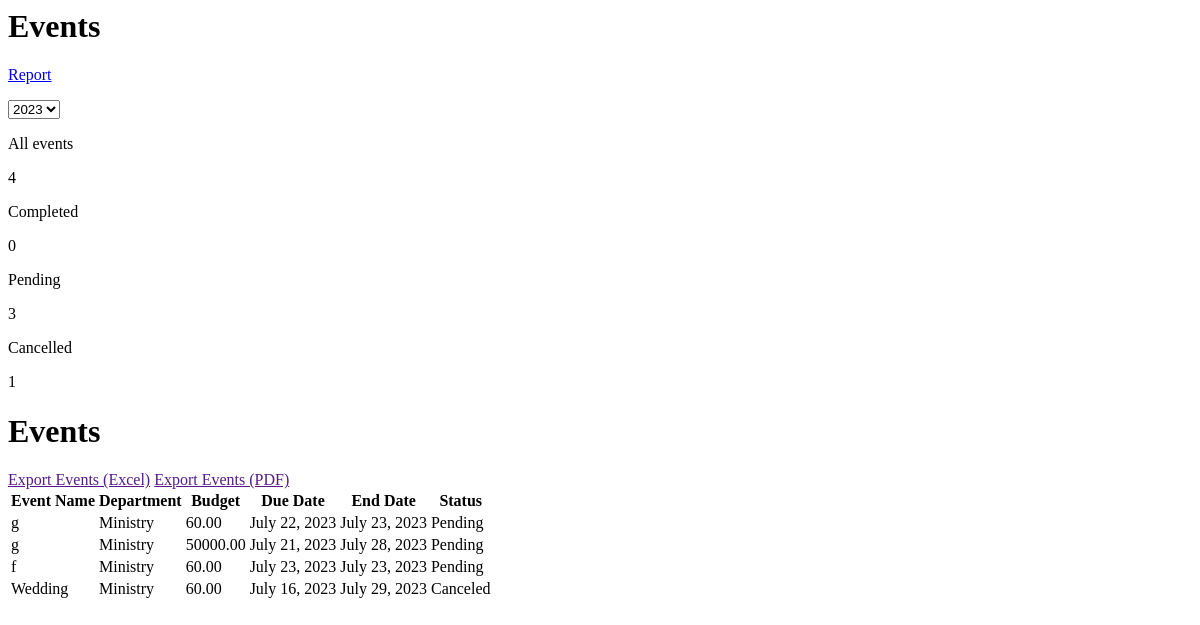
The page /events/ (signed in) on the database as committed earlier.
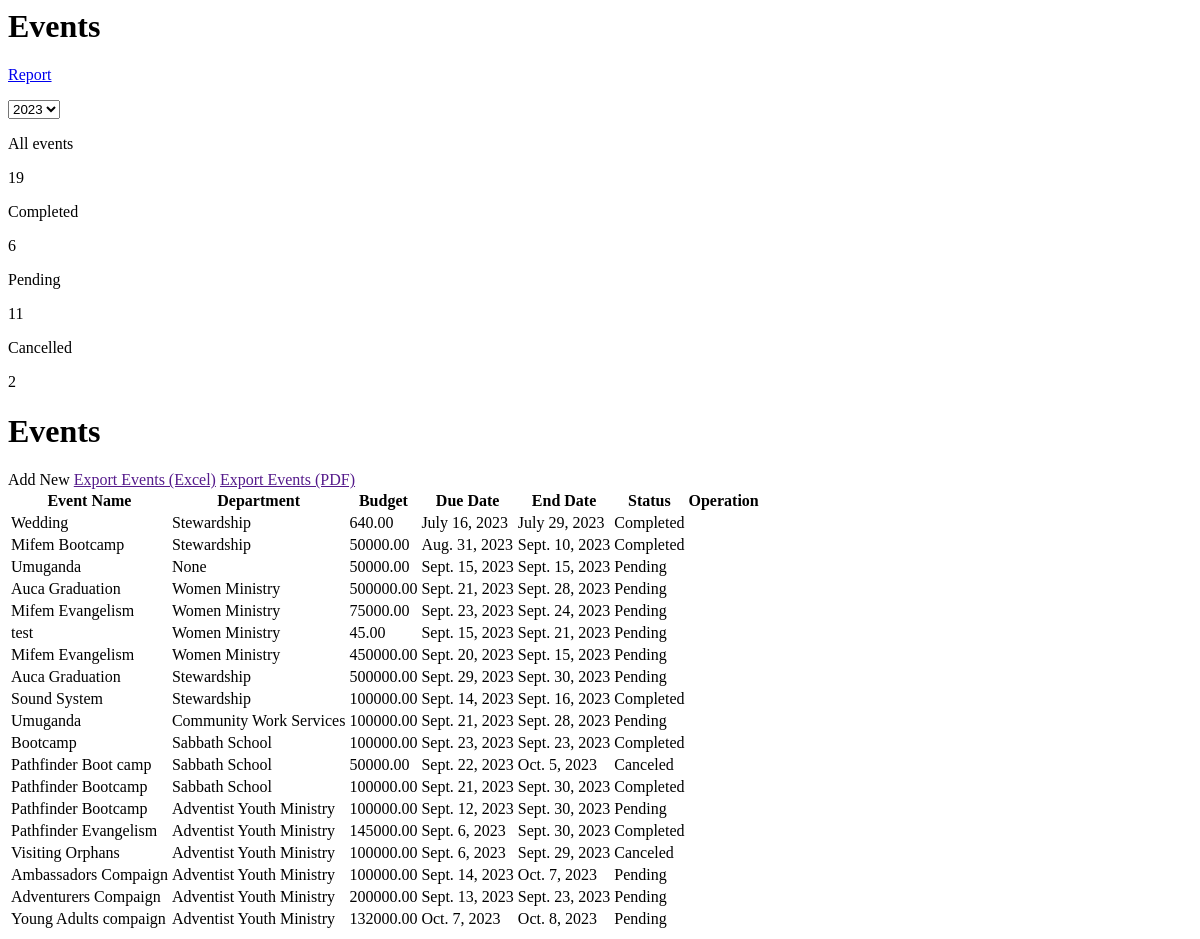
The same page on the database as committed later.
### churchActivities/models.py (models this page shows, shortened)
class Event(models.Model):
    STATUS_CHOICE = [
        ('Pending','Pending'),
        ('Completed','Completed'),
        ('Canceled','Canceled'),
    ]
    title = models.CharField(max_length=100)
    description = models.TextField()
    budget = models.DecimalField(max_digits=10, decimal_places=2)
    department = models.ForeignKey(Department, on_delete=models.SET_NULL, null=True)
    due_date = models.DateField()
    end_date = models.DateField()
    status = models.CharField(max_length=100,choices=STATUS_CHOICE)

class Department(models.Model):
    name = models.CharField(max_length=100)
    def __str__(self):
        return self.name

### churchActivities/views.py (the view)
# urls.py: path('events/',views.events,name='events'),
@login_required
def events(request):
    context = eventsData(request)
    return  render(request, 'pages/events.html',context)

### templates/pages/events.html (shortened to what this page needs)
<div class="content px-8 py-6 flex flex-col gap-y-12 w-full h-[90vh] overflow-scroll">
  <div class="flex flex-col gap-y-4">
    <div class="flex justify-between">
      <h1 class="font-extrabold text-2xl">Events</h1>
      <div class="flex gap-x-3 ">
        <a href='{% url 'events-report' %}' target="_blank" class="flex gap-x-3 items-center rounded-md border border-1 bg-primary text-white px-3 ">
          <p >Report</p>
        </a>
        <select name="" id="" class="outline-none px-4 rounded-md ">
          <option value="" class="border-none">2023</option>
        </select>
      </div>
    </div>
    <div class="flex justify-between">
      <div class="flex w-full gap-x-5">
        <div class="flex gap-x-3 w-full bg-white border border-gray-300 border-2 text-primary py-4 px-5 shadow-md rounded-md">
          <div >
            <p class="text-primary opacity-50">All events</p>
            <p class="">{{totalEvents}}</p>
          </div>
        </div>
        <div class="flex gap-x-3 w-full bg-white py-4 px-5 shadow-md rounded-md">
          <div >
            <p class="text-primary opacity-50">Completed</p>
            <p class="">{{completed_events}}</p>
          </div>
        </div>
        <div class="flex gap-x-3 w-full bg-white py-4 px-5 shadow-md rounded-md">
          <div >
            <p class="text-primary opacity-50">Pending</p>
            <p class="">{{pending_events}}</p>
          </div>
        </div>
        <div class="flex gap-x-3 w-full bg-white py-4 px-5 shadow-md rounded-md">
          <div >
            <p class="text-primary opacity-50">Cancelled</p>
            <p class="">{{canceled_events}}</p>
          </div>
        </div>
      </div>
    </div>
  </div>
 <div class="w-full flex flex-col gap-y-2 ">
  <div class="flex gap-x-6">
    <h1 class="text-xl font-bold">Events</h1>
    {% if not isNotHod %}
    <a  hx-get='{% url 'add-event' %}' hx-target='.content' hx-swap='outerHTML' class="px-3 py-2 rounded text-xs font-bold bg-primary text-white">Add New</a>
    {% endif %}
    <a href="" class="border px-3 py-2 border-gray-300 rounded text-xs font-bold">Export Events (Excel)</a>
    <a href="" class="border px-3 py-2 border-gray-300 rounded text-xs font-bold">Export Events (PDF)</a>
  </div>
  <table class="table-fixed  bg-white rounded-md shadow-lg w-full">
    <thead class="border-b text-left">
      <tr class=" ">
      <th class="py-3 px-2 ">Event Name</th>
      <th>Department</th>
      <th>Budget </th>
      <th>Due Date</th>
      <th>End Date</th>
      <th>Status</th>
      {% if not isNotHod %}
      <th>Operation</th>
      {% endif %}
    </tr>
    </thead>
    <tbody class="text-xs">
      {% for event in events %}
      <tr class="border-b ">
        <td class="py-3 px-2 ">{{event.title}}</td>
        <td>{{event.department}}</td>
        <td>{{event.budget}}</td>
        <td>{{event.due_date}}</td>
        <td>{{event.end_date}}</td>
        <td class="text-green-400 font-bold">{{event.status}}</td>
        {% if not isNotHod %}
        <td>
        </td>
    {% endif %}
      </tr>
      {% endfor %}
    </tbody>
  </table>
 </div>
</div>

Rows that differ between the two databases and show on the page:
removed Event: title "g", department "Ministry", budget "60.00", due_date "July 22, 2023", end_date "July 23, 2023", status "Pending"
removed Event: title "g", department "Ministry", budget "50000.00", due_date "July 21, 2023", end_date "July 28, 2023", status "Pending"
removed Event: title "f", department "Ministry", budget "60.00", due_date "July 23, 2023", end_date "July 23, 2023", status "Pending"
changed Event "Wedding": department "Ministry" → "Stewardship"; budget "60.00" → "640.00"; status "Canceled" → "Completed"
added Event: title "Mifem Bootcamp", department "Stewardship", budget "50000.00", due_date "Aug. 31, 2023", end_date "Sept. 10, 2023", status "Completed"
added Event: title "Umuganda", department "None", budget "50000.00", due_date "Sept. 15, 2023", end_date "Sept. 15, 2023", status "Pending"
added Event: title "Auca Graduation", department "Women Ministry", budget "500000.00", due_date "Sept. 21, 2023", end_date "Sept. 28, 2023", status "Pending"
added Event: title "Mifem Evangelism", department "Women Ministry", budget "75000.00", due_date "Sept. 23, 2023", end_date "Sept. 24, 2023", status "Pending"
added Event: title "test", department "Women Ministry", budget "45.00", due_date "Sept. 15, 2023", end_date "Sept. 21, 2023", status "Pending"
added Event: title "Mifem Evangelism", department "Women Ministry", budget "450000.00", due_date "Sept. 20, 2023", end_date "Sept. 15, 2023", status "Pending"
added Event: title "Auca Graduation", department "Stewardship", budget "500000.00", due_date "Sept. 29, 2023", end_date "Sept. 30, 2023", status "Pending"
added Event: title "Sound System", department "Stewardship", budget "100000.00", due_date "Sept. 14, 2023", end_date "Sept. 16, 2023", status "Completed"
added Event: title "Umuganda", department "Community Work Services", budget "100000.00", due_date "Sept. 21, 2023", end_date "Sept. 28, 2023", status "Pending"
added Event: title "Bootcamp", department "Sabbath School", budget "100000.00", due_date "Sept. 23, 2023", end_date "Sept. 23, 2023", status "Completed"
added Event: title "Pathfinder Boot camp", department "Sabbath School", budget "50000.00", due_date "Sept. 22, 2023", end_date "Oct. 5, 2023", status "Canceled"
added Event: title "Pathfinder Bootcamp", department "Sabbath School", budget "100000.00", due_date "Sept. 21, 2023", end_date "Sept. 30, 2023", status "Completed"
added Event: title "Pathfinder Bootcamp", department "Adventist Youth Ministry", budget "100000.00", due_date "Sept. 12, 2023", end_date "Sept. 30, 2023", status "Pending"
added Event: title "Pathfinder Evangelism", department "Adventist Youth Ministry", budget "145000.00", due_date "Sept. 6, 2023", end_date "Sept. 30, 2023", status "Completed"
added Event: title "Visiting Orphans", department "Adventist Youth Ministry", budget "100000.00", due_date "Sept. 6, 2023", end_date "Sept. 29, 2023", status "Canceled"
added Event: title "Ambassadors Compaign", department "Adventist Youth Ministry", budget "100000.00", due_date "Sept. 14, 2023", end_date "Oct. 7, 2023", status "Pending"
added Event: title "Adventurers Compaign", department "Adventist Youth Ministry", budget "200000.00", due_date "Sept. 13, 2023", end_date "Sept. 23, 2023", status "Pending"
added Event: title "Young Adults compaign", department "Adventist Youth Ministry", budget "132000.00", due_date "Oct. 7, 2023", end_date "Oct. 8, 2023", status "Pending"
Other text that changed with them:
{{ totalEvents }}: "4" → "19"
{{ completed_events }}: "0" → "6"
{{ pending_events }}: "3" → "11"
{{ canceled_events }}: "1" → "2"
text now shown: "Add New Operation"
